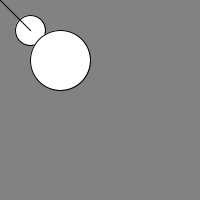
Frame 1 (no input)
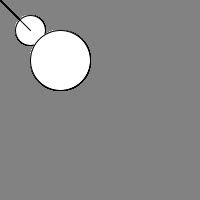
Frame 60 (the mouse pressed at the canvas centre just before this capture)
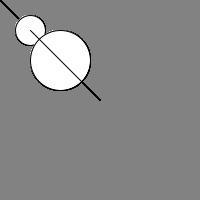
Frame 120 (the mouse held since frame 60 and released just before this capture)

The Processing sketch that drew these frames (run headless with seeded random() and noise(); from frame 60 on, the mouse is pressed at the canvas centre):

// Processing sketch: processing_111940
// ── processing_111940.pde

void setup() {
  size(200,200);
  background(130,130,130);
}

void draw() {
  ellipse(30,30,30,30);
  ellipse(60,60,60,60);
  line(mouseX,mouseY,30,30);
}
